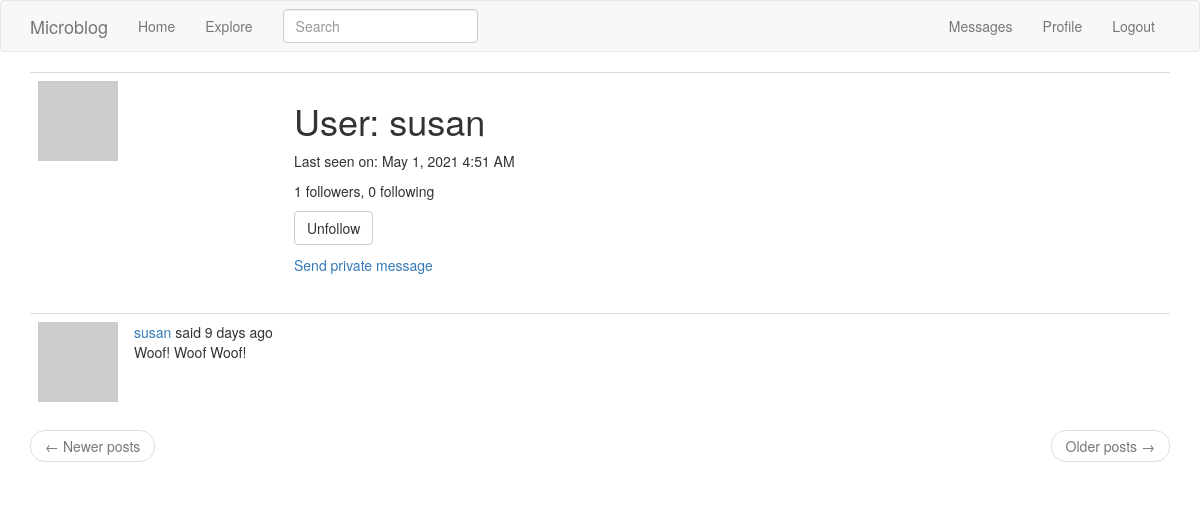
Before: /user/susan (signed in) with the older database file.
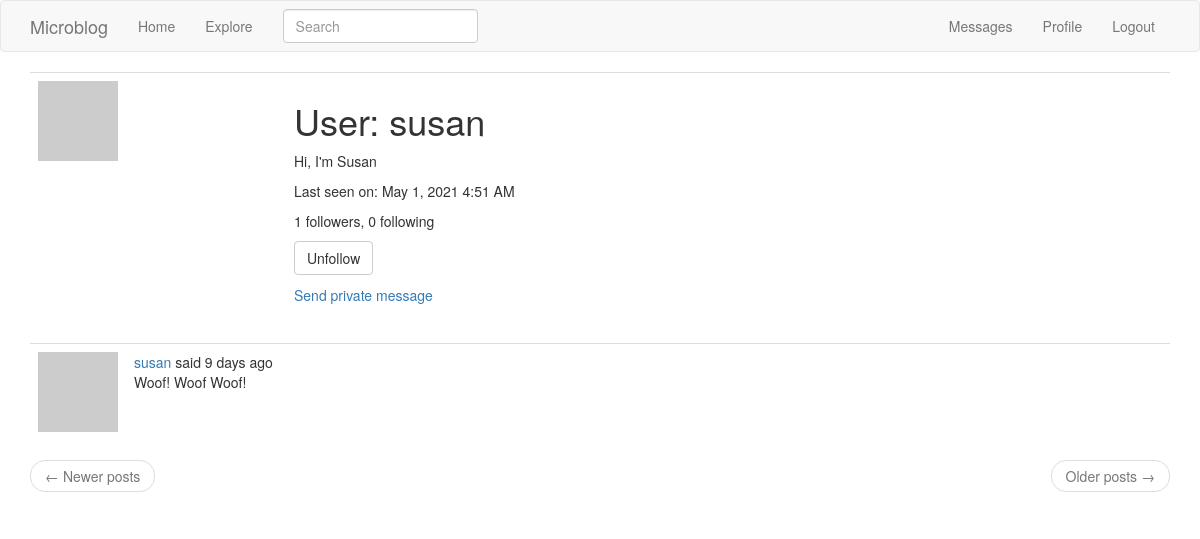
After: the same page with the newer database file.
### app/models.py (models this page shows, shortened)
class PaginateAPIMixin(object):
    @staticmethod
    def to_collection_dict(query, page, per_page, endpoint, **kwargs):
        resources = query.paginate(page, per_page, False)
        data = {
            'items': [item.to_dict() for item in resources.items],
            '_meta': {
                'page': page,
                'per_page': per_page,
                'total_pages': resources.pages,
                'total_items': resources.total
            },
            '_links': {
                'self': url_for(endpoint, page=page, per_page=per_page, **kwargs),
                'next': url_for(endpoint, page=page + 1, per_page=per_page, **kwargs) if resources.has_next else None,
                'prev': url_for(endpoint, page=page - 1, per_page=per_page, **kwargs) if resources.has_prev else None
            }
        }
        return data

class User(PaginateAPIMixin, UserMixin, db.Model):
    id = db.Column(db.Integer, primary_key=True)
    username = db.Column(db.String(64), index=True, unique=True)
    email = db.Column(db.String(120), index=True, unique=True)
    password_hash = db.Column(db.String(128))
    posts = db.relationship('Post', backref='author', lazy='dynamic')
    about_me = db.Column(db.String(140))
    last_seen = db.Column(db.DateTime, default=datetime.utcnow)
    followed = db.relationship(
        'User', secondary=followers,
        primaryjoin=(followers.c.follower_id == id),
        secondaryjoin=(followers.c.followed_id == id),
        backref=db.backref('followers', lazy='dynamic'), lazy='dynamic')
    messages_sent = db.relationship(
        'Message', foreign_keys='Message.sender_id', backref='author', lazy='dynamic')
    messages_received = db.relationship(
        'Message', foreign_keys='Message.recipient_id', backref='recipient', lazy='dynamic')
    last_message_read_time = db.Column(db.DateTime)
    notifications = db.relationship(
        'Notification', backref='user', lazy='dynamic')
    token = db.Column(db.String(32), index=True, unique=True)
    token_expiration = db.Column(db.DateTime)
    def avatar(self, size):
        digest = md5(self.email.lower().encode('utf-8')).hexdigest()
        return 'https://www.gravatar.com/avatar/{}?d=identicon&s={}'.format(
            digest, size)
    def is_following(self, user):
        return self.followed.filter(
            followers.c.followed_id == user.id).count() > 0
    def new_messages(self):
        last_read_time = self.last_message_read_time or datetime(1900, 1, 1)
        return Message.query.filter_by(recipient=self).filter(Message.timestamp > last_read_time).count()

class SearchableMixin(object):
    @classmethod
    def before_commit(cls, session):
        session._changes = {
            'add': list(session.new),
            'update': list(session.dirty),
            'delete': list(session.deleted)
        }
    @classmethod
    def after_commit(cls, session):
        for obj in session._changes['add']:
            if isinstance(obj, SearchableMixin):
                add_to_index(obj.__tablename__, obj)
        for obj in session._changes['update']:
            if isinstance(obj, SearchableMixin):
                add_to_index(obj.__tablename__, obj)
        for obj in session._changes['add']:
            if isinstance(obj, SearchableMixin):
                remove_from_index(obj.__tablename__, obj)
        session._changes = None

class Post(SearchableMixin, db.Model):
    __searchable__ = ['body']
    id = db.Column(db.Integer, primary_key=True)
    body = db.Column(db.String(140))
    timestamp = db.Column(db.DateTime, index=True, default=datetime.utcnow)
    user_id = db.Column(db.Integer, db.ForeignKey('user.id'))

### app/main/routes.py (the view)
@bp.route('/user/<username>')
@login_required
def user(username):
    user = User.query.filter_by(username=username).first_or_404()
    page = request.args.get('page', 1, type=int)
    posts = user.posts.order_by(Post.timestamp.desc()).paginate(
        page, current_app.config['POSTS_PER_PAGE'], False)
    next_url = url_for('main.user', username=user.username, page=posts.next_num) if posts.has_next else None
    prev_url = url_for('main.user', username=user.username, page=posts.prev_num) if posts.has_prev else None
    form = EmptyForm()
    return render_template('user.html', user=user, posts=posts.items,
                           next_url=next_url, prev_url=prev_url, form=form)

### app/main/forms.py
class SearchForm(FlaskForm):
    q = StringField(_l('Search'), validators=[DataRequired()])
    def __init__(self, *args, **kwargs):
        if 'formdata' not in kwargs:
            kwargs['formdata'] = request.args
        if 'csrf_enabled' not in kwargs:
            kwargs['csrf_enabled'] = False
        super(SearchForm, self).__init__(*args, **kwargs)

class EmptyForm(FlaskForm):
    submit = SubmitField('Submit')

### app/main/routes.py (called while the page is built)
@bp.before_request
def before_request():
    if current_user.is_authenticated:
        current_user.last_seen = datetime.utcnow()
        db.session.commit()
        g.search_form = SearchForm()
    g.locale = str(get_locale())

### app/models.py (called while the page is built)
@login.user_loader
def load_user(id):
    return User.query.get(int(id))

### app/templates/user.html (shortened to what this page needs)
{% extends "base.html" %}
{% block app_content %}
    <table class="table table-hover">
        <tr>
            <td width="256px"><img src="{{ user.avatar(256) }}"></td>
            <td>
                <h1>{{ _('User') }}: {{ user.username }}</h1>
                {% if user.about_me %}
                    <p>{{ user.about_me }}</p>
                {% endif %}
                {% if user.last_seen %}
                    <p>{{ _('Last seen on') }}: {{ moment(user.last_seen).format('LLL') }}</p>
                {% endif %}
                <p>{{ _('%(count)d followers', count=user.followers.count()) }}, {{ _('%(count)d following', count=user.followed.count()) }}</p>
                {% if user == current_user %}
                    <p><a href="{{ url_for('main.edit_profile') }}">{{ _('Edit your profile') }}</a></p>
                {% else %}
                    <p>
                        <form action="{{ url_for('main.unfollow', username=user.username) }}" method="post">
                            {{ form.submit(value=_('Unfollow'), class_='btn btn-default') }}
                        </form>
                    </p>
                {% endif %}
                {% if user != current_user %}
                    <p><a href="{{ url_for('main.send_message', recipient=user.username) }}">{{ _('Send private message') }}</a></p>
                {% endif %}
            </td>
        </tr>
    </table>
    {% for post in posts %}
        {% include '_post.html' %}
    {% endfor %}
    <nav aria-label="...">
        <ul class="pager">
            <li class="previous{% if not prev_url %} disabled{% endif %}">
                <a href="{{ prev_url or '#' }}">
                    <span aria-hidden="true">&larr;</span> {{ _('Newer posts') }}
                </a>
            </li>
            <li class="next{% if not next_url %} disabled{% endif %}">
                <a href="{{ next_url or '#' }}">
                    {{ _('Older posts') }} <span aria-hidden="true">&rarr;</span>
                </a>
            </li>
        </ul>
    </nav>
{% endblock %}

### app/templates/base.html (shortened to what this page needs)
{% extends 'bootstrap/base.html' %}
{% block navbar %}
    <nav class="navbar navbar-default">
        <div class="container">
            <div class="navbar-header">
                <a class="navbar-brand" href="{{ url_for('main.index') }}">Microblog</a>
            </div>
            <div class="collapse navbar-collapse" id="bs-example-navbar-collapse-1">
                <ul class="nav navbar-nav">
                    <li><a href="{{ url_for('main.index') }}">{{ _('Home') }}</a></li>
                    <li><a href="{{ url_for('main.explore') }}">{{ _('Explore') }}</a></li>
                </ul>
                <ul class="nav navbar-nav navbar-right">
                    {% if current_user.is_anonymous %}
                        <li><a href="{{ url_for('auth.login') }}">{{ _('Login') }}</a></li>
                    {% else %}
                        <li>
                            <a href="{{ url_for('main.messages') }}">
                                {{ _('Messages') }}
                                {% set new_messages = current_user.new_messages() %}
                            </a>
                        </li>
                        <li><a href="{{ url_for('main.user', username=current_user.username) }}">{{ _('Profile') }}</a></li>
                        <li><a href="{{ url_for('auth.logout') }}">{{ _('Logout') }}</a></li>
                    {% endif %}
                </ul>
                {% if g.search_form %}
                    <form action="{{ url_for('main.search') }}" class="navbar-form navbar-left" method="get">
                        <div class="form-group">
                            {{ g.search_form.q(size=20, class='form-control', placeholder=g.search_form.q.label.text) }}
                        </div>
                    </form>
                {% endif %}
            </div>
        </div>
    </nav>
{% endblock %}
{% block content %}
    <div class="container">
        {% block app_content %}{% endblock %}
    </div>
{% endblock %}

### app/templates/_post.html (shortened to what this page needs)
<table class="table table-hover">
    <tr>
        <td width="70px">
            <a href="{{ url_for('main.user', username=post.author.username) }}">
                <img src="{{ post.author.avatar(70) }}" />
            </a>
        </td>
        <td>
            {{ _('%(username)s said %(when)s',
                username=user_link, when=moment(post.timestamp).fromNow()) }}
            <br>
            <span id="post{{ post.id }}">{{ post.body }}</span>
        </td>
    </tr>
</table>

Changed rows visible on the page:
changed User "susan": about_me (not shown) → "Hi, I'm Susan"
